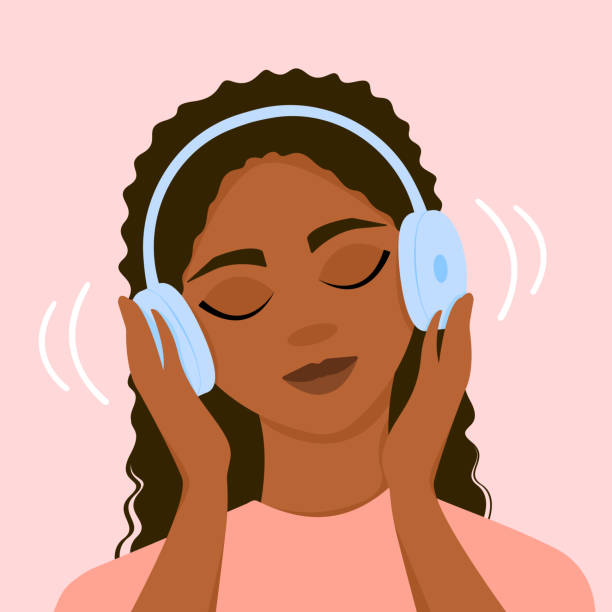
#> input picture opencv/images/mz.jpg, 612 x 612 px
$ python transformations.py
#> lines starting #> are read from the running program, lines starting #| are printed output that depends on the picture
import cv2 as cv
import numpy as np

img = cv.imread('images/mz.jpg')
#> img is the input picture: shape (612, 612, 3); mean B, G, R 146.7, 161.4, 209.4


def translate(image, x, y):
    transmat = np.float32([[1, 0, x], [1, 0, y]])
    dimensions = (image.shape[1], image.shape[0])
    return cv.warpAffine(image, transmat, dimensions)


#
# translated_img = translate(img, 50, 50)
# cv.imshow('translated', translated_img)

# Image rotation

def rotate(image, angle, rot_point=None):
#> called with angle = 45
    (width, height) = image.shape[:2]
#> width = 612; height = 612

    if rot_point is None:
        rot_point = (width // 2, height // 2)
#> rot_point = (306, 306)

    dimensions = (width, height)
#> dimensions = (612, 612)

    rot_matrix = cv.getRotationMatrix2D(rot_point, angle, 1.0)

    return cv.warpAffine(image, rot_matrix, dimensions)
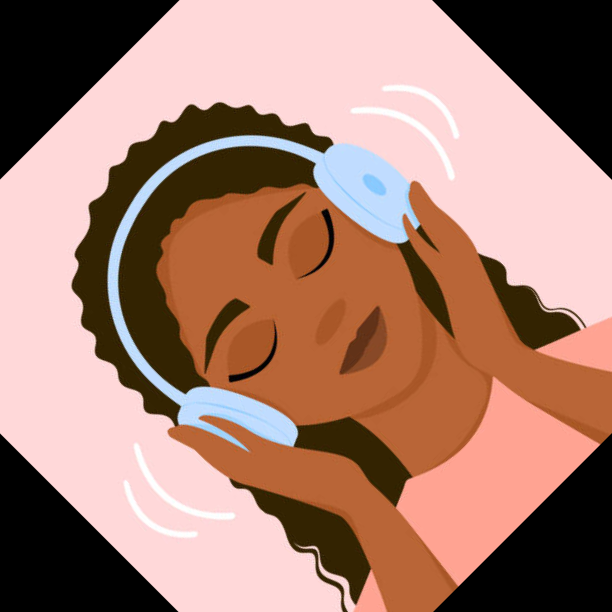
#> returned value: shape (612, 612, 3); mean of channels 0, 1, 2 112.4, 126.5, 166.1; drawn as B, G, R


rotated_image = rotate(img, 45)

cv.imshow('Rotated img', rotated_image)

cv.waitKey(0)
